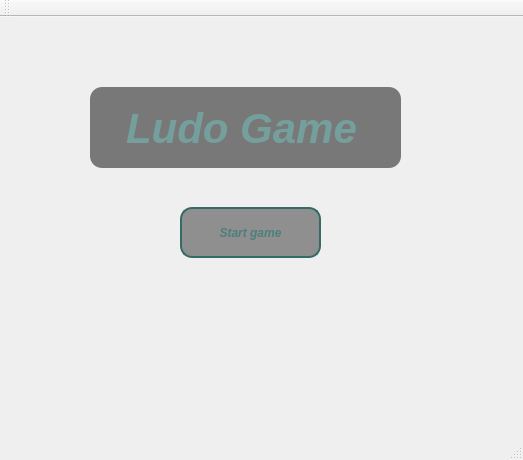
<?xml version="1.0" encoding="UTF-8"?>
<ui version="4.0">
 <class>UILudoClass</class>
 <widget class="QMainWindow" name="UILudoClass">
  <property name="geometry">
   <rect>
    <x>0</x>
    <y>0</y>
    <width>523</width>
    <height>460</height>
   </rect>
  </property>
  <property name="windowTitle">
   <string>UILudo</string>
  </property>
  <property name="styleSheet">
   <string notr="true">background-image: url(:/UILudo/images/background3.jpg);
background-repeat: no-repeat;
background-position: center;
background-size: 1250px 600px;
</string>
  </property>
  <widget class="QWidget" name="centralWidget">
   <widget class="QPushButton" name="pushButton">
    <property name="geometry">
     <rect>
      <x>180</x>
      <y>190</y>
      <width>141</width>
      <height>51</height>
     </rect>
    </property>
    <property name="styleSheet">
     <string notr="true">QPushButton {
    color: #4c7f7a;
    font-size: 12px;
    font-family: 'Georgia', 'Arial', sans-serif;
    font-weight: bold;
    font-style: italic;
    background-color: rgba(0, 0, 0, 0.4);
    border-radius: 12px;
    padding: 15px 30px;
    text-align: center;
    box-shadow: 5px 5px 15px rgba(0, 0, 0, 0.7);
    transition: all 0.3s ease-in-out;
    border: 2px solid #346b67;
}

QPushButton:hover {
    color: #608f8a;
    font-size: 12px;
    transform: scale(1.1);
    background-color: #2a5b57;
    box-shadow: 7px 7px 25px rgba(0, 0, 0, 0.8);
}
</string>
    </property>
    <property name="text">
     <string>Start game</string>
    </property>
   </widget>
   <widget class="QLabel" name="label">
    <property name="geometry">
     <rect>
      <x>90</x>
      <y>70</y>
      <width>311</width>
      <height>81</height>
     </rect>
    </property>
    <property name="styleSheet">
     <string notr="true">QLabel {
    color: #749f9c;
    font-size: 42px;
    font-family: 'Georgia', 'Arial', sans-serif;
    font-weight: bold;
    font-style: italic;
    background-color: rgba(0, 0, 0, 0.5);
    border-radius: 12px;
    padding: 25px;
    text-align: center;
    box-shadow: 5px 5px 20px rgba(0, 0, 0, 0.7);
    transition: all 0.3s ease-in-out;
    background: linear-gradient(45deg, #062924, #08403a, #0b5345);
    border: none;
}

QLabel:hover {
    color: #5e8c89;
    font-size: 42px;
    transform: scale(1.1);
    background: linear-gradient(45deg, #041f1c, #062924, #08403a);
    box-shadow: 7px 7px 30px rgba(0, 0, 0, 0.9);
}
</string>
    </property>
    <property name="text">
     <string>Ludo Game</string>
    </property>
   </widget>
  </widget>
  <widget class="QMenuBar" name="menuBar">
   <property name="geometry">
    <rect>
     <x>0</x>
     <y>0</y>
     <width>523</width>
     <height>21</height>
    </rect>
   </property>
  </widget>
  <widget class="QToolBar" name="mainToolBar">
   <attribute name="toolBarArea">
    <enum>TopToolBarArea</enum>
   </attribute>
   <attribute name="toolBarBreak">
    <bool>false</bool>
   </attribute>
  </widget>
  <widget class="QStatusBar" name="statusBar"/>
 </widget>
 <layoutdefault spacing="6" margin="11"/>
 <resources>
  <include location="UILudo.qrc"/>
 </resources>
 <connections/>
</ui>
